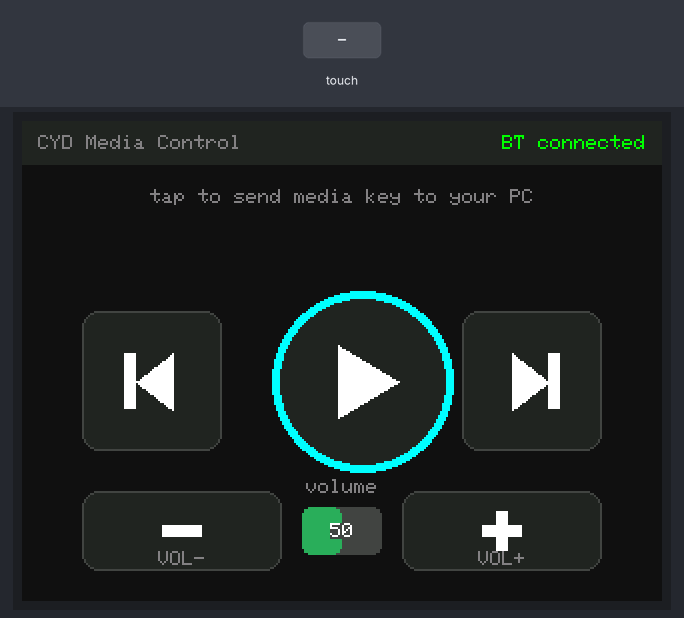
The program below on a simulated ESP32. Parts: 320×240 colour display. The inputs (shaded band) are chosen by the test bench. USB keyboard and mouse output is not drawn.

Above: at 1.6 s.
1.7 s: touch panel pressed at 13 % / 50 % of its raw x / y range
At 1.75 s:
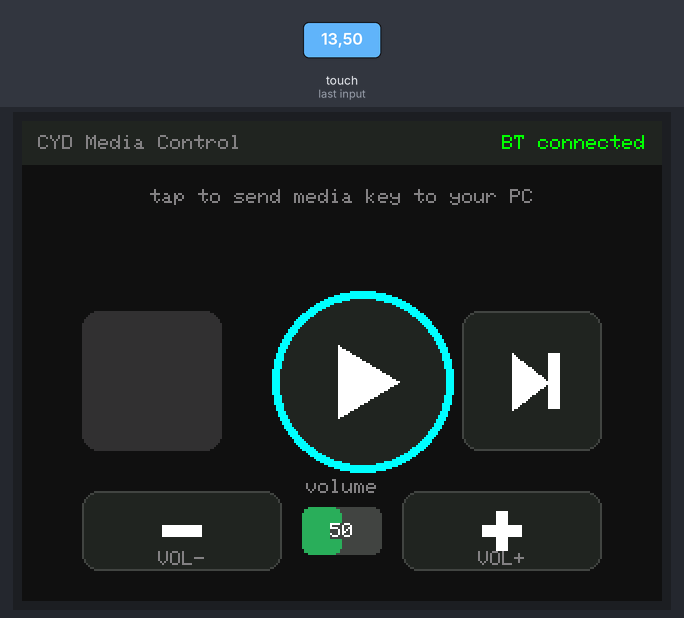
3.2 s: touch panel pressed at 62 % / 50 % of its raw x / y range
At 4.6 s:
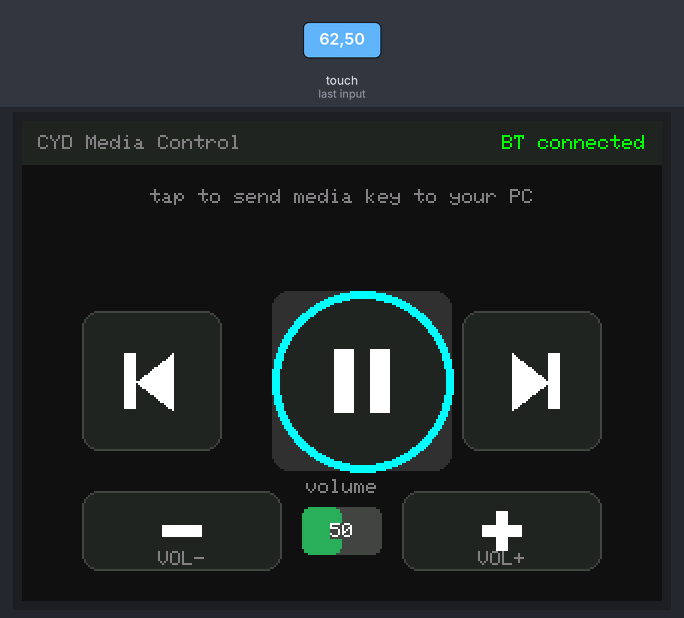
Timing chart, 0 to 6.2 s (numbered marks = the images above; inputs shaded):
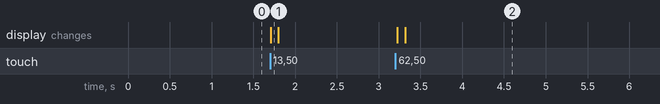

Measured:
- after the input at 1.7 s, the display: changes at once (image 1)
- after the input at 3.2 s, the display: first changes at once (image 2 shows a later state)

The program:

main.cpp
```cpp
/*
  CYD Bluetooth Media Controller
  --------------------------------
  ESP32-2432S028 (Cheap Yellow Display)
  - Bluetooth HID keyboard (media keys)
  - TFT_eSPI for display
  - XPT2046 touchscreen
*/

#include <TFT_eSPI.h>
#include <XPT2046_Touchscreen.h>
#include <BleKeyboard.h>
#include <SPI.h>

#define TOUCH_CS   33
#define TOUCH_IRQ  36
#define TOUCH_MOSI 32
#define TOUCH_MISO 39
#define TOUCH_CLK  25
#define TFT_BL 21
#define SCR_W 320
#define SCR_H 240

#define C_BG       0x1082
#define C_SURFACE  0x2124
#define C_BORDER   0x4228
#define C_WHITE    0xFFFF
#define C_MUTED    0x8410
#define C_ACCENT   0x07FF
#define C_VOL_BAR  0x2D6B
#define C_BTN_HIT  0x3186

SPIClass touchSPI(HSPI);
XPT2046_Touchscreen ts(TOUCH_CS, TOUCH_IRQ);
TFT_eSPI tft = TFT_eSPI();
BleKeyboard bleKb("CYD Media", "ESP32", 100);

#define TS_MINX 300
#define TS_MAXX 3800
#define TS_MINY 300
#define TS_MAXY 3800

int  volLevel   = 50;
bool isPlaying  = false;
bool bleReady   = false;
unsigned long lastTouch = 0;
#define DEBOUNCE_MS 300

struct Btn { int x, y, w, h; const char* label; int icon; };

Btn buttons[] = {
  { 30,  95, 70, 70, "PREV",   0 },
  { 125, 85, 90, 90, "PLAY",   1 },
  { 220, 95, 70, 70, "NEXT",   3 },
  { 30,  185, 100, 40, "VOL-", 4 },
  { 190, 185, 100, 40, "VOL+", 5 },
};
#define BTN_COUNT 5

void drawSplash();
void drawUI();
void drawStatusBar();
void drawLabel();
void drawPrevNext();
void drawPlayButton();
void drawVolSection();
void drawVolBar();
void drawRoundBtn(Btn& b, uint16_t bg, uint16_t fg, bool pressed);
void flashButton(int i);
void handleButton(int i);

void setup() {
  Serial.begin(115200);
  pinMode(TFT_BL, OUTPUT);
  digitalWrite(TFT_BL, HIGH);
  tft.init();
  tft.setRotation(1);
  tft.fillScreen(C_BG);
  touchSPI.begin(TOUCH_CLK, TOUCH_MISO, TOUCH_MOSI, TOUCH_CS);
  ts.begin(touchSPI);
  ts.setRotation(1);
  drawSplash();
  bleKb.begin();
  unsigned long t = millis();
  while (!bleKb.isConnected() && millis() - t < 15000) {
    delay(200);
    static int dot = 0;
    tft.setTextColor(C_MUTED, C_BG);
    tft.setTextSize(1);
    tft.setCursor(130, 165);
    tft.print(dot == 0 ? "   " : dot == 1 ? ".  " : dot == 2 ? ".. " : "...");
    dot = (dot + 1) % 4;
  }
  bleReady = bleKb.isConnected();
  drawUI();
}

void loop() {
  bool nowReady = bleKb.isConnected();
  if (nowReady != bleReady) {
    bleReady = nowReady;
    drawStatusBar();
  }
  if (!ts.tirqTouched() || !ts.touched()) return;
  if (millis() - lastTouch < DEBOUNCE_MS) return;
  lastTouch = millis();
  TS_Point p = ts.getPoint();
  int tx = map(p.x, TS_MINX, TS_MAXX, 0, SCR_W);
  int ty = map(p.y, TS_MINY, TS_MAXY, 0, SCR_H);
  for (int i = 0; i < BTN_COUNT; i++) {
    Btn& b = buttons[i];
    if (tx >= b.x && tx <= b.x + b.w && ty >= b.y && ty <= b.y + b.h) {
      handleButton(i);
      flashButton(i);
      break;
    }
  }
}

void handleButton(int i) {
  if (!bleReady) return;
  switch (i) {
    case 0: bleKb.write(KEY_MEDIA_PREVIOUS_TRACK); break;
    case 1: bleKb.write(KEY_MEDIA_PLAY_PAUSE); isPlaying = !isPlaying; drawPlayButton(); break;
    case 2: bleKb.write(KEY_MEDIA_NEXT_TRACK); break;
    case 3: bleKb.write(KEY_MEDIA_VOLUME_DOWN); volLevel = max(0, volLevel - 5); drawVolBar(); break;
    case 4: bleKb.write(KEY_MEDIA_VOLUME_UP); volLevel = min(100, volLevel + 5); drawVolBar(); break;
  }
}

void drawSplash() {
  tft.fillScreen(C_BG);
  tft.setTextDatum(MC_DATUM);
  tft.setTextColor(C_WHITE);
  tft.setTextSize(2);
  tft.drawString("CYD Media", SCR_W/2, 100);
  tft.setTextSize(1);
  tft.setTextColor(C_MUTED);
  tft.drawString("Pair via Bluetooth...", SCR_W/2, 135);
  tft.drawCircle(SCR_W/2, 60, 22, C_ACCENT);
  tft.setTextColor(C_ACCENT);
  tft.setTextSize(2);
  tft.drawString("BT", SCR_W/2, 60);
}

void drawUI() {
  tft.fillScreen(C_BG);
  drawStatusBar();
  drawLabel();
  drawPrevNext();
  drawPlayButton();
  drawVolSection();
}

void drawStatusBar() {
  tft.fillRect(0, 0, SCR_W, 22, C_SURFACE);
  tft.setTextDatum(ML_DATUM);
  tft.setTextSize(1);
  tft.setTextColor(C_MUTED, C_SURFACE);
  tft.drawString("CYD Media Control", 8, 11);
  tft.setTextDatum(MR_DATUM);
  if (bleReady) {
    tft.setTextColor(0x07E0, C_SURFACE);
    tft.drawString("BT connected", SCR_W - 8, 11);
  } else {
    tft.setTextColor(0xF800, C_SURFACE);
    tft.drawString("BT disconnected", SCR_W - 8, 11);
  }
}

void drawLabel() {
  tft.setTextDatum(MC_DATUM);
  tft.setTextSize(1);
  tft.setTextColor(C_MUTED, C_BG);
  tft.drawString("tap to send media key to your PC", SCR_W/2, 38);
}

void drawPrevNext() {
  drawRoundBtn(buttons[0], C_SURFACE, C_WHITE, false);
  int bx = buttons[0].x + buttons[0].w/2;
  int by = buttons[0].y + buttons[0].h/2;
  tft.fillTriangle(bx+10, by-14, bx+10, by+14, bx-8, by, C_WHITE);
  tft.fillRect(bx-14, by-14, 6, 28, C_WHITE);
  drawRoundBtn(buttons[2], C_SURFACE, C_WHITE, false);
  bx = buttons[2].x + buttons[2].w/2;
  by = buttons[2].y + buttons[2].h/2;
  tft.fillTriangle(bx-10, by-14, bx-10, by+14, bx+8, by, C_WHITE);
  tft.fillRect(bx+8, by-14, 6, 28, C_WHITE);
}

void drawPlayButton() {
  Btn& b = buttons[1];
  int cx = b.x + b.w/2;
  int cy = b.y + b.h/2;
  int r  = b.w/2;
  tft.fillCircle(cx, cy, r, C_ACCENT);
  tft.fillCircle(cx, cy, r - 4, C_SURFACE);
  if (isPlaying) {
    tft.fillRect(cx - 14, cy - 16, 10, 32, C_WHITE);
    tft.fillRect(cx + 4,  cy - 16, 10, 32, C_WHITE);
  } else {
    tft.fillTriangle(cx - 12, cy - 18, cx - 12, cy + 18, cx + 18, cy, C_WHITE);
  }
}

void drawVolSection() {
  drawRoundBtn(buttons[3], C_SURFACE, C_WHITE, false);
  int bx = buttons[3].x + buttons[3].w/2;
  int by = buttons[3].y + buttons[3].h/2;
  tft.fillRect(bx - 10, by - 3, 20, 6, C_WHITE);
  tft.setTextDatum(MC_DATUM);
  tft.setTextColor(C_MUTED, C_SURFACE);
  tft.setTextSize(1);
  tft.drawString("VOL-", bx, by + 14);
  drawRoundBtn(buttons[4], C_SURFACE, C_WHITE, false);
  bx = buttons[4].x + buttons[4].w/2;
  by = buttons[4].y + buttons[4].h/2;
  tft.fillRect(bx - 10, by - 3, 20, 6, C_WHITE);
  tft.fillRect(bx - 3,  by - 10, 6, 20, C_WHITE);
  tft.setTextColor(C_MUTED, C_SURFACE);
  tft.drawString("VOL+", bx, by + 14);
  drawVolBar();
}

void drawVolBar() {
  int barX = 140, barY = 193, barW = 40, barH = 24;
  tft.fillRoundRect(barX, barY, barW, barH, 4, C_BORDER);
  int fill = map(volLevel, 0, 100, 0, barW);
  if (fill > 0) tft.fillRoundRect(barX, barY, fill, barH, 4, C_VOL_BAR);
  tft.setTextDatum(MC_DATUM);
  tft.setTextSize(1);
  tft.setTextColor(C_WHITE, fill > barW/2 ? C_VOL_BAR : C_BORDER);
  char buf[4]; itoa(volLevel, buf, 10);
  tft.drawString(buf, barX + barW/2, barY + barH/2);
  tft.setTextColor(C_MUTED, C_BG);
  tft.drawString("volume", barX + barW/2, barY - 10);
}

void drawRoundBtn(Btn& b, uint16_t bg, uint16_t fg, bool pressed) {
  uint16_t col = pressed ? C_BTN_HIT : bg;
  tft.fillRoundRect(b.x, b.y, b.w, b.h, 8, col);
  tft.drawRoundRect(b.x, b.y, b.w, b.h, 8, C_BORDER);
}

void flashButton(int i) {
  Btn& b = buttons[i];
  tft.fillRoundRect(b.x, b.y, b.w, b.h, 8, C_BTN_HIT);
  delay(80);
  if (i == 0) { drawPrevNext(); }
  else if (i == 1) { drawPlayButton(); }
  else if (i == 2) { drawPrevNext(); }
  else { drawVolSection(); }
}
```
